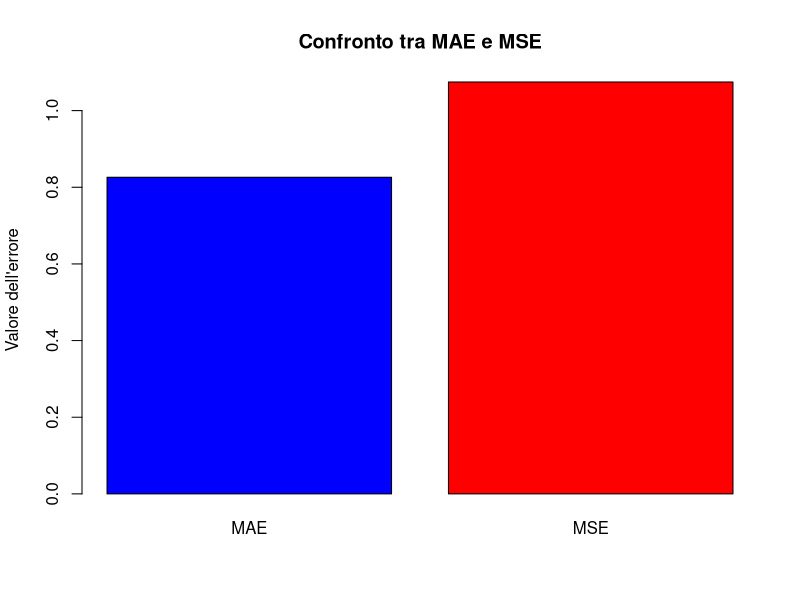

Reproduce this figure in R.
# Generate a random vector with 100 normally distributed random
# values (with zero average and standard deviation of one). Implement the MAE and 
# MSE functions and compare their outputs when applied to the vector, by plotting 
# each of them.

library(here)
set.seed(42)

# Solution

# Generating the vector
x <- rnorm(100, mean = 0, sd = 1)

# Implementing MAE function 
mae <- function(vec) {
  mean(abs(vec))
}

# Implementing MSE function 
mse <- function(vec) {
  mean(vec^2)
}

# Calculating the result
maey <- mae(x)
msey <- mse(x)

# Drawing the plots
barplot(
  c(MAE = maey, MSE = msey),
  main = "Confronto tra MAE e MSE",
  ylab = "Valore dell'errore",
  col = c("blue", "red")
)